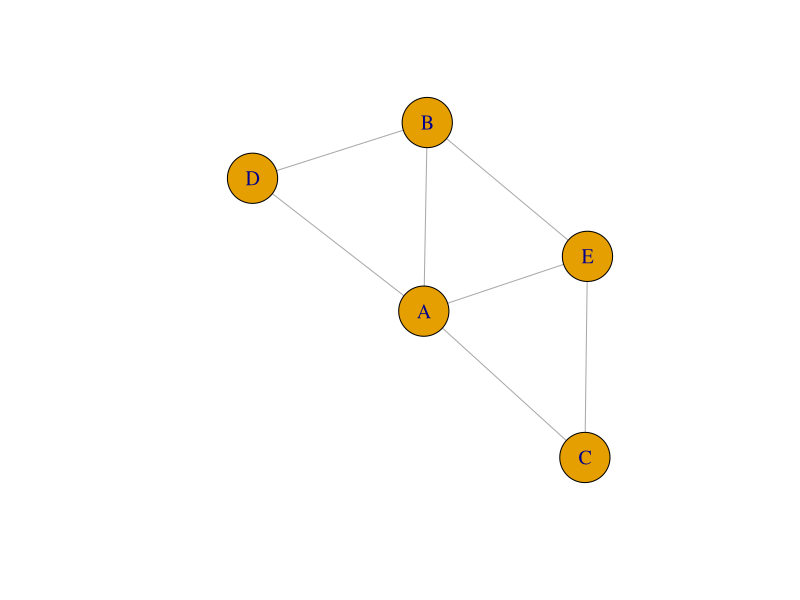

The R script that drew this image:
# Install and load the igraph library
install.packages("igraph")
library(igraph)

# Create a sample network
edges <- data.frame(
  from = c("A", "A", "B", "C", "D", "E", "E"),
  to = c("B", "C", "D", "E", "A", "A", "B")
)

# Create a graph object from the edges data frame
graph <- graph_from_data_frame(edges, directed = FALSE)

# Plot the network and save it as an image file
png("network_graph.png", width = 800, height = 600, res = 100)
plot(graph, edge.arrow.size = 0.5, vertex.size = 30, vertex.label.cex = 1.2)
dev.off()


